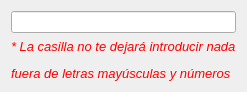
<?xml version="1.0" encoding="UTF-8"?>
<ui version="4.0">
 <class>Widget</class>
 <widget class="QWidget" name="Widget">
  <property name="geometry">
   <rect>
    <x>0</x>
    <y>0</y>
    <width>247</width>
    <height>92</height>
   </rect>
  </property>
  <property name="windowTitle">
   <string>Widget</string>
  </property>
  <layout class="QVBoxLayout" name="verticalLayout">
   <item>
    <layout class="QHBoxLayout" name="horizontalLayout">
     <item>
      <widget class="QLineEdit" name="lineEdit"/>
     </item>
    </layout>
   </item>
   <item>
    <widget class="QLabel" name="label">
     <property name="text">
      <string>&lt;html&gt;&lt;head/&gt;&lt;body&gt;&lt;p&gt;&lt;span style=&quot; font-size:10pt; font-style:italic; color:#ff0000;&quot;&gt;* La casilla no te dejará introducir nada&lt;/span&gt;&lt;/p&gt;&lt;p&gt;&lt;span style=&quot; font-size:10pt; font-style:italic; color:#ff0000;&quot;&gt;fuera de letras mayúsculas y números&lt;/span&gt;&lt;/p&gt;&lt;/body&gt;&lt;/html&gt;</string>
     </property>
    </widget>
   </item>
  </layout>
 </widget>
 <resources/>
 <connections/>
</ui>
